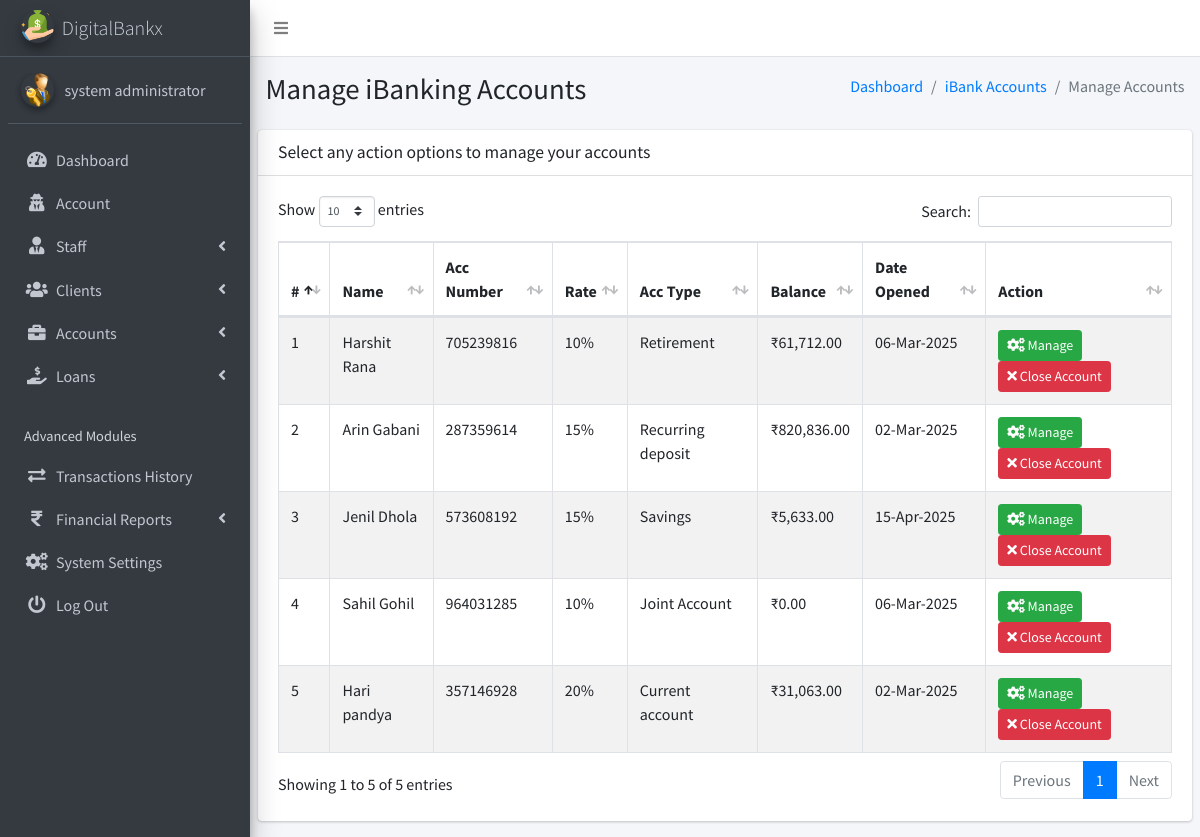
Page /admin/pages_manage_acc_openings.php (signed in) on the earlier database version.
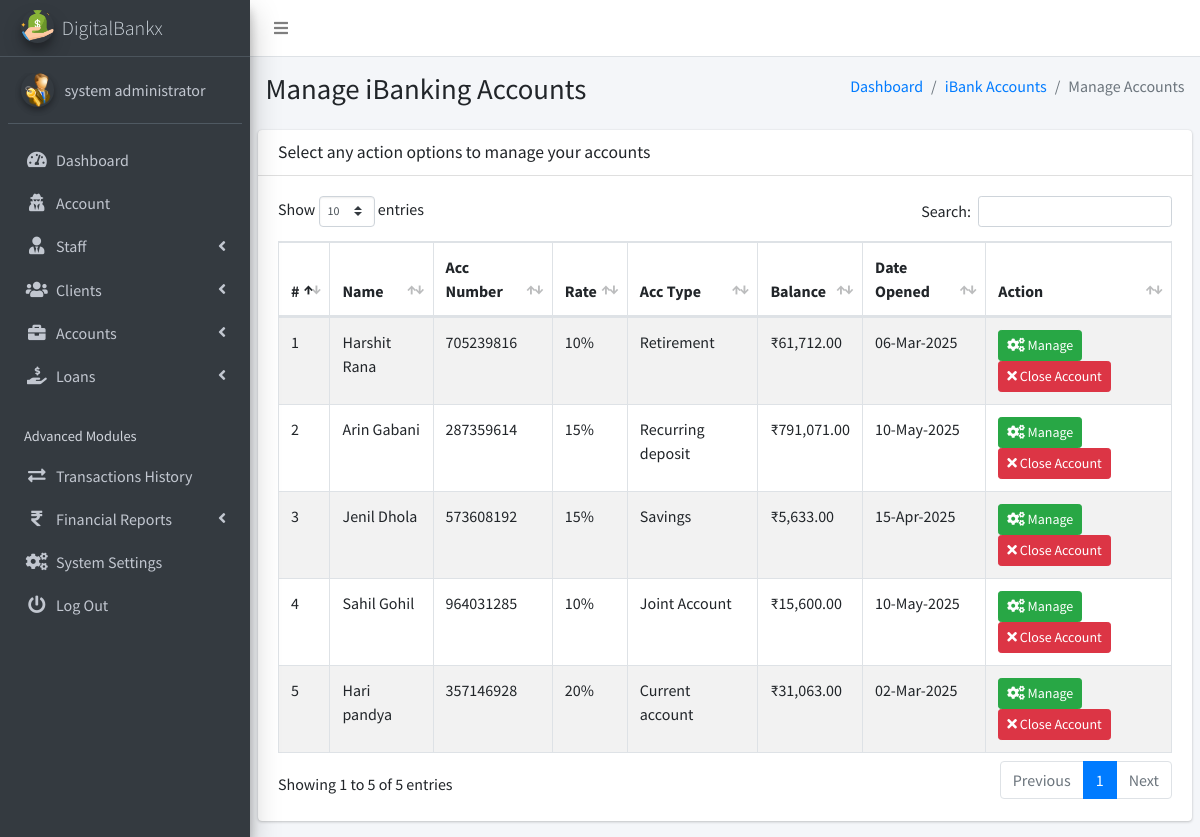
Same page on the later database version.
### tables this page shows
CREATE TABLE `ib_bankaccounts` (
  `account_id` int(20) NOT NULL,
  `acc_name` varchar(200) NOT NULL,
  `account_number` varchar(200) NOT NULL,
  `acc_type` varchar(200) NOT NULL,
  `acc_rates` varchar(200) NOT NULL,
  `acc_status` varchar(200) NOT NULL,
  `acc_amount` decimal(10,2) NOT NULL,
  `client_id` int(10) UNSIGNED DEFAULT NULL,
  `created_at` timestamp(6) NOT NULL DEFAULT current_timestamp(6) ON UPDATE current_timestamp(6),
  `is_active` tinyint(1) NOT NULL DEFAULT 1
);

### admin/pages_manage_acc_openings.php (the view, shortened to what the changed rows need)
<?php
include('conf/config.php');
?>
<!DOCTYPE html>
<html>
<?php include("dist/_partials/head.php"); ?>
<body class="hold-transition sidebar-mini layout-fixed layout-navbar-fixed">
    <div class="wrapper">
        <div class="content-wrapper">
            <section class="content-header">
                <div class="container-fluid">
                    <div class="row mb-2">
                        <div class="col-sm-6">
                            <h1>Manage iBanking Accounts</h1>
                        </div>
                    </div>
                </div>
            </section>
            <section class="content">
                <div class="row">
                    <div class="col-12">
                        <div class="card">
                            <div class="card-body">
                                <table id="example1" class="table table-hover table-bordered table-striped">
                                    <thead>
                                        <tr>
                                            <th>#</th>
                                            <th>Name</th>
                                            <th>Acc Number</th>
                                            <th>Rate</th>
                                            <th>Acc Type</th>
                                            <th>Balance</th>
                                            <th>Date Opened</th>
                                            <th>Action</th>
                                        </tr>
                                    </thead>
                                    <tbody>
                                        <?php
                                        $ret = "SELECT
                                        b.*,
                                        c.name AS client_name
                                    FROM iB_bankAccounts b
                                    LEFT JOIN ib_clients c ON b.client_id = c.client_id
                                    ORDER BY RAND()";
                                        $stmt = $mysqli->prepare($ret);
                                        $stmt->execute();
                                        $res = $stmt->get_result();
                                        $cnt = 1;
                                        while ($row = $res->fetch_object()) {
                                            $dateOpened = $row->created_at ?? 'N/A';
                                        ?>
                                            <tr>
                                                <td><?php echo $cnt; ?></td>
                                                <td><?php echo htmlspecialchars($row->acc_name ?? 'N/A'); ?></td>
                                                <td><?php echo htmlspecialchars($row->account_number ?? 'N/A'); ?></td>
                                                <td><?php echo htmlspecialchars($row->acc_rates ?? '0.00'); ?>%</td>
                                                <td><?php echo htmlspecialchars($row->acc_type ?? 'N/A'); ?></td>
                                                <td>₹<?php echo htmlspecialchars(  number_format($row->acc_amount ?? 0, 2)); ?></td>
                                                <td><?php echo $dateOpened !== 'N/A' ? date("d-M-Y", strtotime($dateOpened)) : 'N/A'; ?></td>
                                                <td>
                                                    <a class="btn btn-success btn-sm" href="pages_update_client_accounts.php?account_id=<?php echo $row->account_id; ?>">
                                                        <i class="fas fa-cogs"></i> Manage
                                                    </a>
                                                    <a class="btn btn-danger btn-sm" href="pages_manage_acc_openings.php?deleteBankAcc=<?php echo $row->account_id; ?>">
                                                        <i class="fas fa-times"></i> Close Account
                                                    </a>
                                                </td>
                                            </tr>
                                        <?php $cnt++; } ?>
                                    </tbody>
                                </table>
                            </div>
                        </div>
                    </div>
                </div>
            </section>
        </div>
    </div>
</body>
</html>

Differences in the rows shown:
changed ib_bankaccounts "Arin Gabani": acc_amount "820,836.00" → "791,071.00"; created_at "02-Mar-2025" → "10-May-2025"
changed ib_bankaccounts "Sahil Gohil": acc_amount "0.00" → "15,600.00"; created_at "06-Mar-2025" → "10-May-2025"
